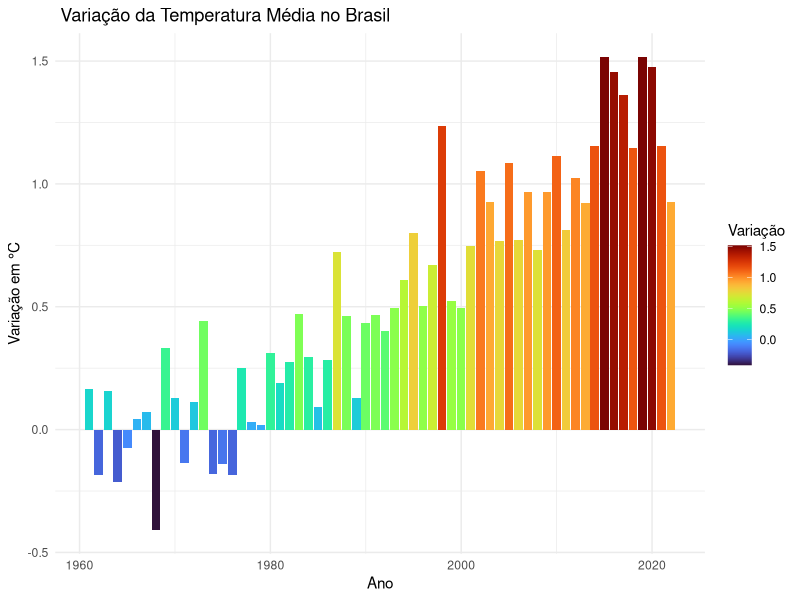
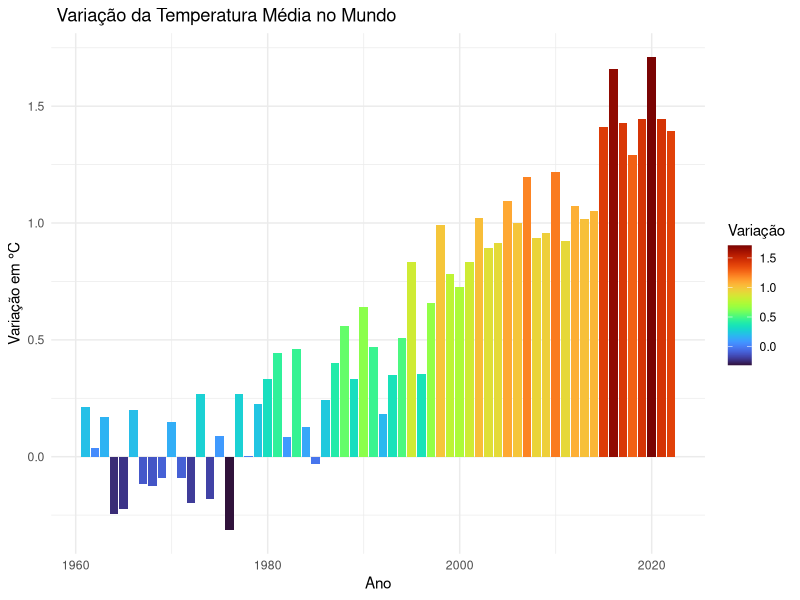
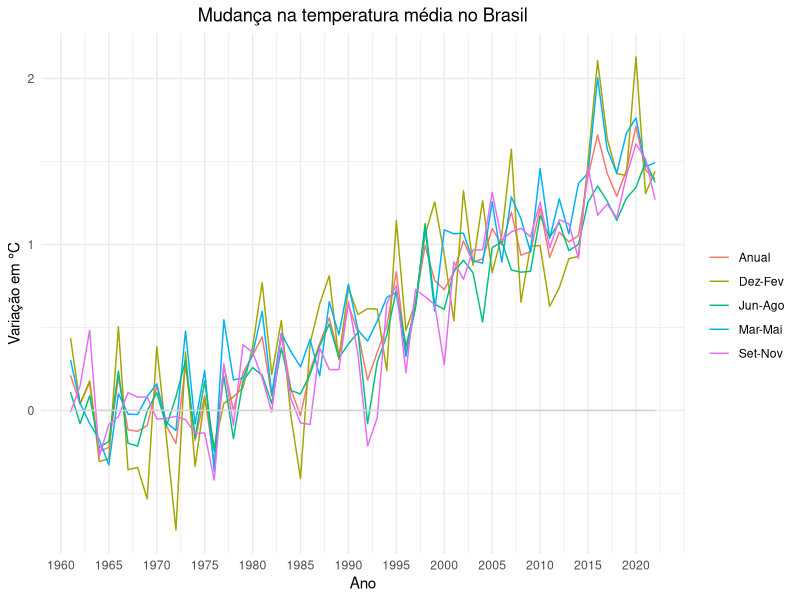
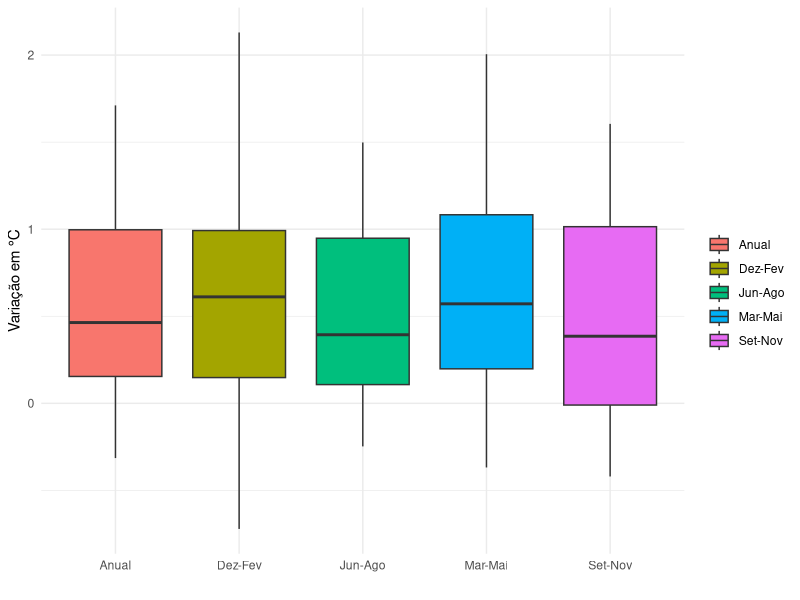
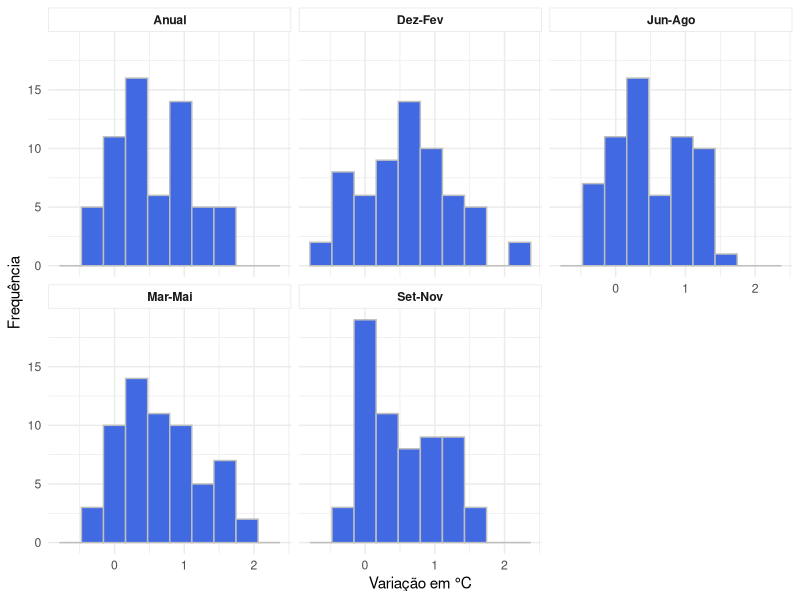
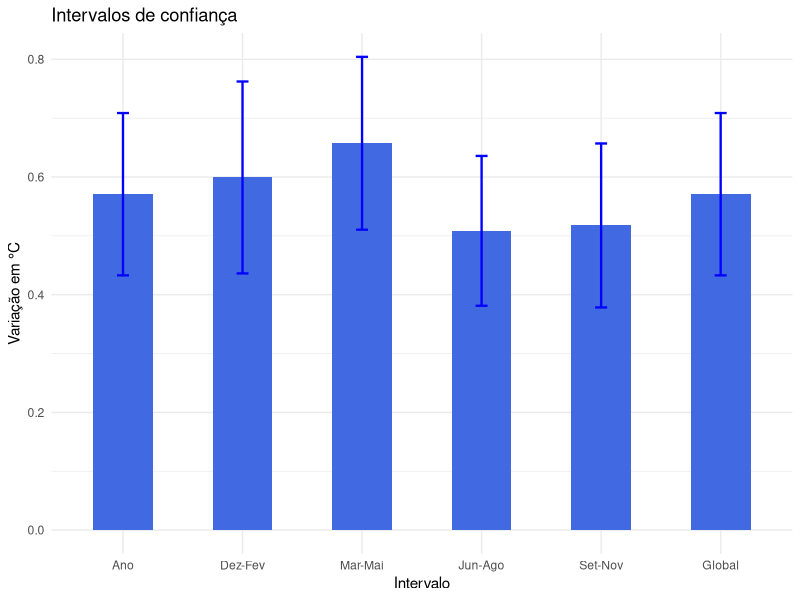

Recreate these plots in R, in order.
## ---- chunk 1
library(tidyverse)
library(ggplot2)
library(scales)
library(dplyr)
library(viridis)
require(reshape2)
library(knitr)
library(zoo)
## ---- chunk 2
df <- read.csv("./mudanca_climatica.csv", header = TRUE)
dfw <- read.csv("./mudanca_climatica_mundo.csv", header = TRUE)
dfl <- read.csv("./mudanca_climatica_list.csv", header = TRUE)
## ---- chunk 3
ggplot(df, aes(x = Year, y = Meteorological.year, fill = Meteorological.year)) +
  geom_bar(stat = "identity") +
  scale_fill_viridis(option = "H") +
  labs(title = paste(" Variação da Temperatura Média no Brasil"),
       y = "Variação em °C",
       x = "Ano") +
  theme_minimal() +
  labs(fill = "Variação") 
## ---- chunk 4
ggplot(dfw, aes(x = Year, y = Meteorological.year, fill = Meteorological.year)) +
  geom_bar(stat = "identity") +
  scale_fill_viridis(option = "H") +
  labs(title = paste(" Variação da Temperatura Média no Mundo"),
       y = "Variação em °C",
       x = "Ano") +
  theme_minimal() +
  labs(fill = "Variação") 
## ---- chunk 5
ggplot(dfw, aes(Year)) +
  geom_line(aes(y = Meteorological.year, colour = "Anual")) + 
  geom_line(aes(y = Dec.Jan.Feb, colour = "Dez-Fev")) +
  geom_line(aes(y = Mar.Apr.May, colour = "Mar-Mai")) +
  geom_line(aes(y = Jun.Jul.Aug, colour = "Jun-Ago")) +
  geom_line(aes(y = Sep.Oct.Nov, colour = "Set-Nov")) +
  geom_line(aes(y = 0), col = "lightgray") +
  labs(title = "Mudança na temperatura média no Brasil",
       x = "Ano",
       y = "Variação em °C") +
  theme_minimal() +
  theme(plot.title = element_text(hjust = 0.5)) +
  labs(color = '') +
  scale_x_continuous(breaks = seq(1960, 2020, 5))
## ---- chunk 6
diff <- diff(df$Meteorological.year)
diff2 <- diff(diff)

kable(
  data.frame(
    "Derivada" = c("Primeira", "Segunda"),
    "Média" = c(
      round(mean(diff, na.rm = TRUE), 4),
      round(mean(diff2, na.rm = TRUE), 4)
    ),
    "Mediana" = c(
      round(median(diff, na.rm = TRUE), 4),
      round(median(diff2, na.rm = TRUE), 4)
    )
  ),
  caption = "Média e Mediana das derivadas"
)
## ---- chunk 7
ggplot(data = melt(dfl), aes(x = Interval, y = value)) +
  geom_boxplot(aes(fill = Interval)) +
  labs(x = "",
       y = "Variação em °C") +
  theme_minimal() +
  labs(fill = '')
## ---- chunk 8
ggplot(data = dfl, aes(x = Value)) +
  geom_histogram(bins = 10, colour = "gray", fill = "royalblue") +
  facet_wrap(~Interval, nrow = 2) +
  labs(x = "Variação em °C",
       y = "Frequência") +
  theme_minimal() +
  theme(strip.background = element_rect(fill = "white", colour = "gray90",
                                        size = 0.5, linetype = "solid"),
        strip.text = element_text(face = "bold"))
## ---- chunk 9
confidence_limit <- function(data) {
  n <- length(data)
  t <- qt(0.05 / 2, df = n - 1, lower.tail = F)
  t * sd(data) / sqrt(n)
}
## ---- chunk 10
# Perguntas
# 1. Há uma tendência de aumento da temperatura média anual no Brasil?
# 2. Há uma tendência de aumento da temperatura média no Brasil no verão (Dez-Fev)?
# 3. Há uma tendência de aumento da temperatura média no Brasil no outono (Mar-Mai)?
# 4. Há uma tendência de aumento da temperatura média no Brasil no inverno (Jun-Ago)?
# 5. Há uma tendência de aumento da temperatura média no Brasil na primavera (Set-Nov)?
# 6. Há uma tendência de aumento da temperatura média anual no mundo?

N <- 62
alpha <- 0.05
regiao_critica <- qt(alpha, df = N - 1, lower.tail = F)

media_1 <- mean(dfw$Meteorological.year)
desvio_padrao_1 <- sd(dfw$Meteorological.year)
estatistica_t_1 <- (media_1 - 0) / (desvio_padrao_1 / sqrt(N))
valor_p_1 <- pt(estatistica_t_1, df = N - 1, lower.tail = F)
limite_confianca_1 <- confidence_limit(dfw$Meteorological.year)
sprintf("(1) Rejeita H0? %s", valor_p_1 < regiao_critica)
sprintf("(1) Limite de confiança: (%s, %s)", media_1 - limite_confianca_1, media_1 + limite_confianca_1)

media_2 <- mean(dfw$Dec.Jan.Feb)
desvio_padrao_2 <- sd(dfw$Dec.Jan.Feb)
estatistica_t_2 <- (media_2 - 0) / (desvio_padrao_2 / sqrt(N))
valor_p_2 <- pt(estatistica_t_2, df = N - 1, lower.tail = F)
limite_confianca_2 <- confidence_limit(dfw$Dec.Jan.Feb)
sprintf("(2) Rejeita H0? %s", valor_p_2 < regiao_critica)
sprintf("(2) Limite de confiança: (%s, %s)", media_2 - limite_confianca_2, media_2 + limite_confianca_2)

media_3 <- mean(dfw$Mar.Apr.May)
desvio_padrao_3 <- sd(dfw$Mar.Apr.May)
estatistica_t_3 <- (media_3 - 0) / (desvio_padrao_3 / sqrt(N))
valor_p_3 <- pt(estatistica_t_3, df = N - 1, lower.tail = F)
limite_confianca_3 <- confidence_limit(dfw$Mar.Apr.May)
sprintf("(3) Rejeita H0? %s", valor_p_3 < regiao_critica)
sprintf("(3) Limite de confiança: (%s, %s)", media_3 - limite_confianca_3, media_3 + limite_confianca_3)

media_4 <- mean(dfw$Jun.Jul.Aug)
desvio_padrao_4 <- sd(dfw$Jun.Jul.Aug)
estatistica_t_4 <- (media_4 - 0) / (desvio_padrao_4 / sqrt(N))
valor_p_4 <- pt(estatistica_t_4, df = N - 1, lower.tail = F)
limite_confianca_4 <- confidence_limit(dfw$Jun.Jul.Aug)
sprintf("(4) Rejeita H0? %s", valor_p_4 < regiao_critica)
sprintf("(4) Limite de confiança: (%s, %s)", media_4 - limite_confianca_4, media_4 + limite_confianca_4)

media_5 <- mean(dfw$Sep.Oct.Nov)
desvio_padrao_5 <- sd(dfw$Sep.Oct.Nov)
estatistica_t_5 <- (media_5 - 0) / (desvio_padrao_5 / sqrt(N))
valor_p_5 <- pt(estatistica_t_5, df = N - 1, lower.tail = F)
limite_confianca_5 <- confidence_limit(dfw$Sep.Oct.Nov)
sprintf("(5) Rejeita H0? %s", valor_p_5 < regiao_critica)
sprintf("(5) Limite de confiança: (%s, %s)", media_5 - limite_confianca_5, media_5 + limite_confianca_5)

media_6 <- mean(dfw$Meteorological.year)
desvio_padrao_6 <- sd(dfw$Meteorological.year)
estatistica_t_6 <- (media_6 - 0) / (desvio_padrao_6 / sqrt(N))
valor_p_6 <- pt(estatistica_t_6, df = N - 1, lower.tail = F)
limite_confianca_6 <- confidence_limit(dfw$Meteorological.year)
sprintf("(6) Rejeita H0? %s", valor_p_6 < regiao_critica)
sprintf("(6) Limite de confiança: (%s, %s)", media_6 - limite_confianca_6, media_6 + limite_confianca_6)

dft <- data.frame(
  "Pergunta" = c(
    1,
    2,
    3,
    4,
    5,
    6
  ),
  "Intervalo" = c(
    "Ano",
    "Dez-Fev",
    "Mar-Mai",
    "Jun-Ago",
    "Set-Nov",
    "Global"
  ),
  "Média" = c(
    media_1,
    media_2,
    media_3,
    media_4,
    media_5,
    media_6
  ),
  "Desvio Padrão" = c(
    desvio_padrao_1,
    desvio_padrao_2,
    desvio_padrao_3,
    desvio_padrao_4,
    desvio_padrao_5,
    desvio_padrao_6
  ),
  "Estatística T" = c(
    estatistica_t_1,
    estatistica_t_2,
    estatistica_t_3,
    estatistica_t_4,
    estatistica_t_5,
    estatistica_t_6
  ),
  "Valor P" = c(
    valor_p_1,
    valor_p_2,
    valor_p_3,
    valor_p_4,
    valor_p_5,
    valor_p_6
  ),
  "Aceita H0?" = c(
    valor_p_1 > regiao_critica,
    valor_p_2 > regiao_critica,
    valor_p_3 > regiao_critica,
    valor_p_4 > regiao_critica,
    valor_p_5 > regiao_critica,
    valor_p_6 > regiao_critica
  ),
  "IC inferior" = c(
    media_1 - limite_confianca_1,
    media_2 - limite_confianca_2,
    media_3 - limite_confianca_3,
    media_4 - limite_confianca_4,
    media_5 - limite_confianca_5,
    media_6 - limite_confianca_6
  ),
  "IC superior" = c(
    media_1 + limite_confianca_1,
    media_2 + limite_confianca_2,
    media_3 + limite_confianca_3,
    media_4 + limite_confianca_4,
    media_5 + limite_confianca_5,
    media_6 + limite_confianca_6
  )
)

## ---- chunk 11
kable(dft)
## ---- chunk 12
dft$Intervalo <- factor(dft$Intervalo, levels = unique(dft$Intervalo))
ggplot(
    data = dft,
    aes(x = Intervalo, y = Média)
  ) +
  geom_bar(
    aes(x = Intervalo, y = Média),
    stat = "identity",
    fill = "royalblue",
    width = 0.5,
  ) +
  geom_errorbar(
    aes(
      x = Intervalo,
      y = Média,
      ymin = IC.inferior,
      ymax = IC.superior
    ),
    colour = "blue",
    linewidth = 0.8,
    width = 0.1,
  ) +
  scale_y_continuous(breaks = breaks_pretty()) +
  theme_minimal() +
  theme(
    axis.text.y = element_text(color = "#878888"),
    axis.text.x = element_text(color = "#878888"),
    panel.grid.minor = element_line(linetype = "dashed", color = "#d6d6d6", linewidth = 0.5),
    panel.grid.major = element_line(linetype = "dashed", color = "#d6d6d6", linewidth = 0.5)
  ) +
  labs(title = "Intervalos de confiança",
       x = "Intervalo",
       y = "Variação em °C") +
  theme_minimal()
